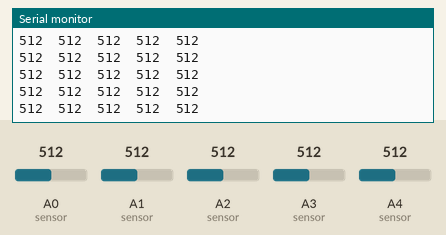
Simulated run of this sketch. Board: Arduino Uno, built with avr-gcc and run on an emulated ATmega328P. Shown: the last lines printed to the serial monitor. Inputs (shaded band) come from the test bench; at power-on: A1 (sensor) = 512, A2 (sensor) = 512, A0 (sensor) = 512, A3 (sensor) = 512, A4 (sensor) = 512.

Above: at 2.7 s.
2.8 s: A1 (sensor) set to 107
At 3.5 s:
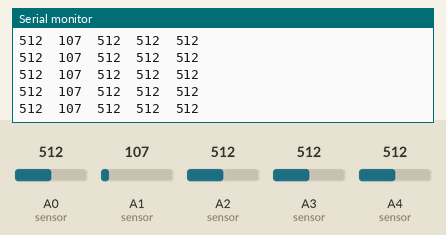
5.8 s: A1 (sensor) set to 94
At 6.6 s:
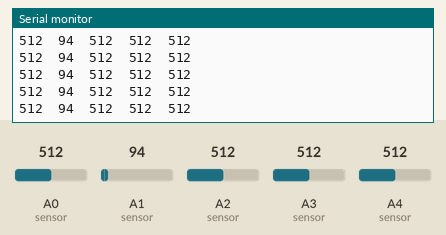
8.8 s: A2 (sensor) set to 109
At 9.8 s:
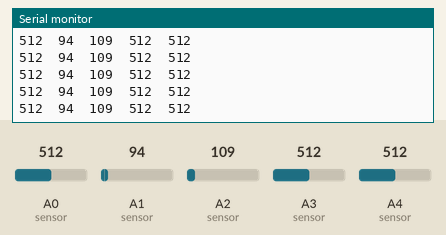
11.8 s: A2 (sensor) set to 92
At 12.7 s:
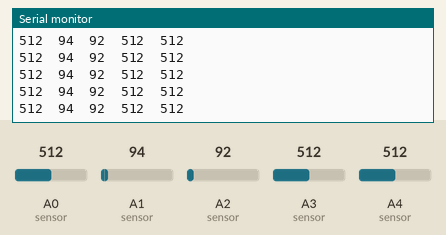
Timing chart, 0 to 14.8 s (numbered marks = the images above; inputs shaded):
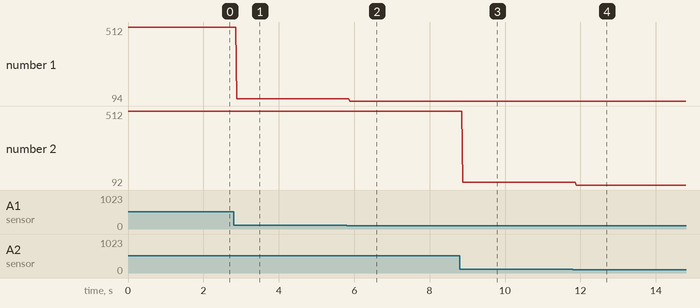

The sketch:

checkTCRT5000.ino
```cpp
/*
Developed By:
Mehedi Hasan Mukit    ,CSE-14, IUT
Hossain Mohammad Seym ,CSE-14, IUT

With any kind of distribution authors name must be included.
*/


/*
  Defines the threshold to differ black and white.
  As sensor value ranges from 0-1023, so the value
  must be in between 0 to 1023.
*/
#define whiteThershold 100

#define numberOfSensor 5        // assuming we are using 5 sensors here.

int sensorValues[numberOfSensor]; // This array will hold the sensor readings
void setup() {
    //this must be include, else NO output will be seen on Serial Monitor
    Serial.begin(9600);
}


void loop() {
    // sensor function is called here.
    // Everything must be modular for easy coding and debugging.
    sensor();
}

int sensor()
{
//taking readings from ananlog pins
  sensorValues[0] = analogRead(A0);
  sensorValues[1] = analogRead(A1);
  sensorValues[2] = analogRead(A2);
  sensorValues[3] = analogRead(A3);
  sensorValues[4] = analogRead(A4);

  for (int i = 0; i < numberOfSensor; i++)
  {

    // prints raw value on Serial Monitor
    Serial.print(sensorValues[i]);
    Serial.print('\t');

    /* turning raw values(0 to 1023) into digital values(1/0)
     comparing with whiteThershold
     In my case, reading for white surface is always less
     than 100, so I defined whiteThershold as 100 and
     coverted white as '1' and black color as '0'
     for future purpose.
    */
    if ( sensorValues[i] < whiteThershold )
    {
      sensorValues[i] = 1;
    }
    else sensorValues[i] = 0;

    // uncomment it to see digital values and comment the line
    // 43- 44 to stop printing raw values
    //        Serial.print(sensorValues[i]);
    //        Serial.print('\t');
  }
  // print new line on Serial Monitor.
  Serial.println();
}
```

Measured:
- after the input at 2.8 s, the serial monitor: prints a new line after 0.08 s (image 1)
- after the input at 5.8 s, the serial monitor: prints a new line after 0.08 s (image 2)
- after the input at 8.8 s, the serial monitor: prints a new line after 0.07 s (image 3)
- after the input at 11.8 s, the serial monitor: prints a new line after 0.09 s (image 4)
- plotted number 1: 512 → 107 after the input at 2.8 s, 107 → 94 after the input at 5.8 s
- plotted number 2: 512 → 109 after the input at 8.8 s, 109 → 92 after the input at 11.8 s
